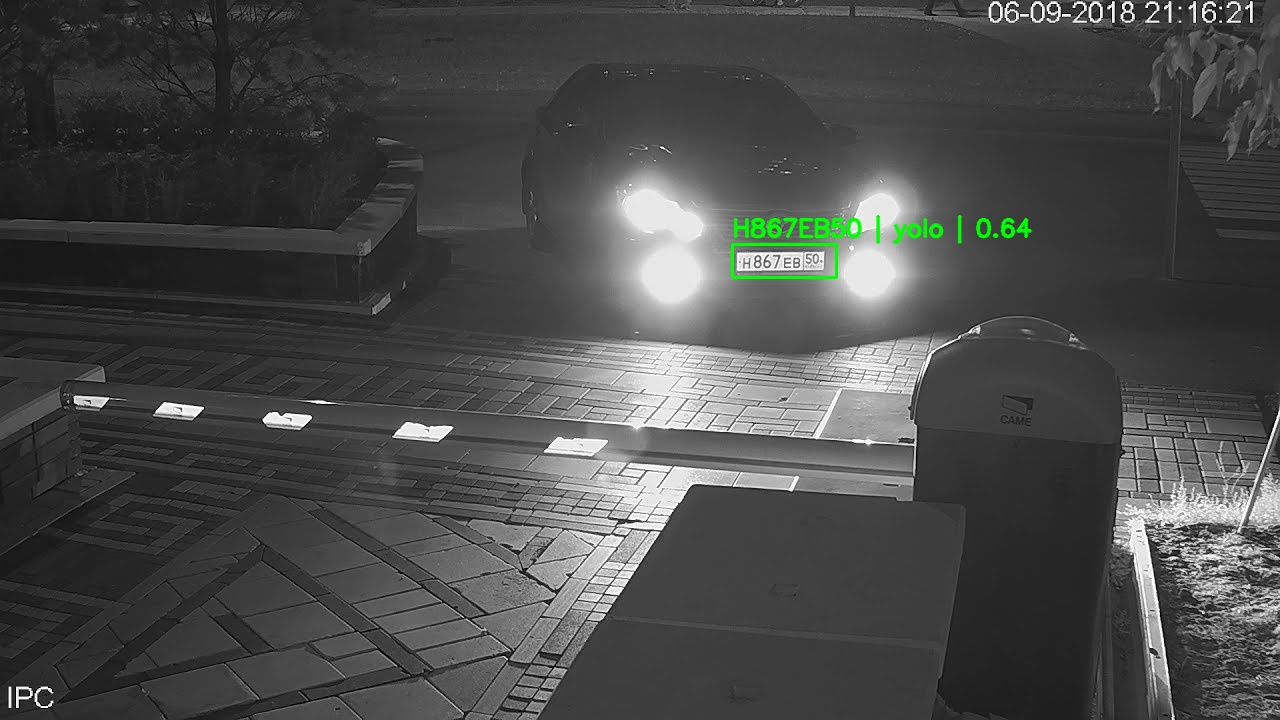
#> input picture app_data/qt_events/20260522_234018_908462_H867EB50_allowed_car.jpg, 1280 x 720 px; its folder holds only this picture in this run
$ python -i dataset_cnn.py   (imports and definitions only)
#> lines starting #> are read from the running program, lines starting #| are printed output that depends on the picture; after the words box and inside, x2 and y2 are one past the last pixel; in counts of white or black regions, pixels touching at a corner belong together
#> further down, picture is the input picture: shape (720, 1280, 3); mean B, G, R 73.2, 74.1, 73.2
import os
import glob
import random
import cv2
import numpy as np
import torch
from torch.utils.data import Dataset

# [125 lines left out: functions read_yolo_bbox, aug_brightness_contrast, aug_gamma, aug_gaussian_blur, aug_horizontal_flip, aug_low_contrast and 1 more, not called in this run]


def aug_glare(img_bgr: np.ndarray, p=0.6):
#> called with p = 0.9
    if random.random() > p:
        return img_bgr

    h, w = img_bgr.shape[:2]
#> h = 720; w = 1280
    overlay = img_bgr.copy()

    n = random.randint(1, 3)
    for _ in range(n):
        cx = random.randint(int(0.15 * w), int(0.85 * w))
        cy = random.randint(int(0.15 * h), int(0.85 * h))
        r = random.randint(int(0.04 * min(h, w)), int(0.14 * min(h, w)))
        val = random.randint(200, 255)
        cv2.circle(overlay, (cx, cy), r, (val, val, val), -1)
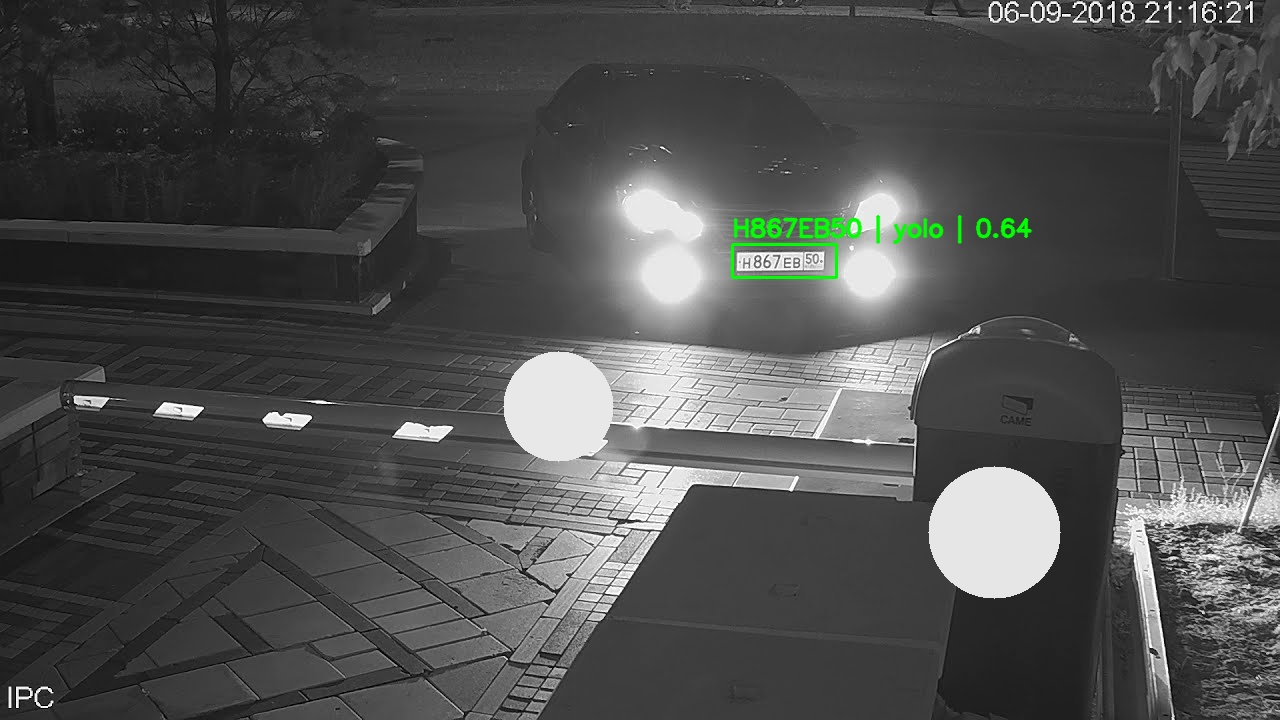
#> overlay: shape (720, 1280, 3); 2.51% of pixels changed, all inside (x1, y1, x2, y2) = (503, 351, 1061, 599)

    k = random.choice([21, 31, 41])
    overlay = cv2.GaussianBlur(overlay, (k, k), 0)
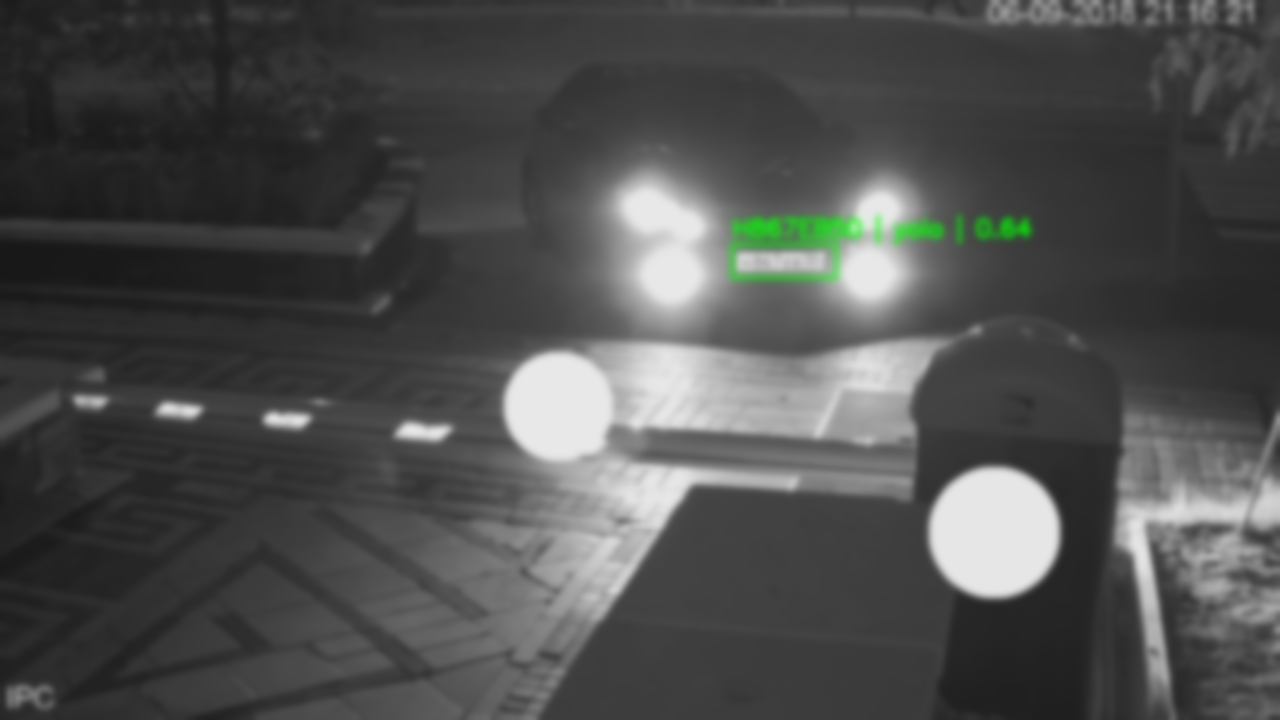
#> overlay: shape (720, 1280, 3); mean B, G, R 77, 77.9, 77

    alpha = random.uniform(0.15, 0.40)
    out = cv2.addWeighted(img_bgr, 1 - alpha, overlay, alpha, 0)
    return out


def aug_motion_blur(img_bgr: np.ndarray, p=0.25, k_range=(7, 19)):
    if random.random() > p:
        return img_bgr

    k = random.randrange(k_range[0], k_range[1] + 1, 2)
    kernel = np.zeros((k, k), dtype=np.float32)
    kernel[k // 2, :] = 1.0
    kernel /= float(k)
    return cv2.filter2D(img_bgr, -1, kernel)


def aug_night(img_bgr: np.ndarray, p=0.35):
    if random.random() > p:
        return img_bgr

    out = img_bgr
    out = aug_gamma(out, p=1.0, gamma_range=(0.45, 0.85))
    out = aug_low_contrast(out, alpha_range=(0.35, 0.75), beta_range=(-25, 5))

    hsv = cv2.cvtColor(out, cv2.COLOR_BGR2HSV)
    h, s, v = cv2.split(hsv)
    s = (s.astype(np.float32) * random.uniform(0.4, 0.9)).clip(0, 255).astype(np.uint8)
    out = cv2.cvtColor(cv2.merge([h, s, v]), cv2.COLOR_HSV2BGR)
    return out


def aug_bad_visibility_combo(img_bgr: np.ndarray):
    if random.random() < 0.50:
        return img_bgr

    out = img_bgr

    if random.random() < 0.30:
        out = aug_fog_fast(out, strength_range=(0.25, 0.65))

    out = aug_night(out, p=0.35)

    if random.random() < 0.40:
        out = aug_glare(out, p=0.9)

    out = aug_motion_blur(out, p=0.25)
    return out


# -------------------- Dataset --------------------

class PlateBBoxDataset(Dataset):
    # [28 lines left out: function __init__, not called in this run]

    def __len__(self):
        return len(self.images)

    # [49 lines left out: function __getitem__, not called in this run]

>>> import cv2
>>> picture = cv2.imread('app_data/qt_events/20260522_234018_908462_H867EB50_allowed_car.jpg')
>>> result = aug_bad_visibility_combo(picture)
